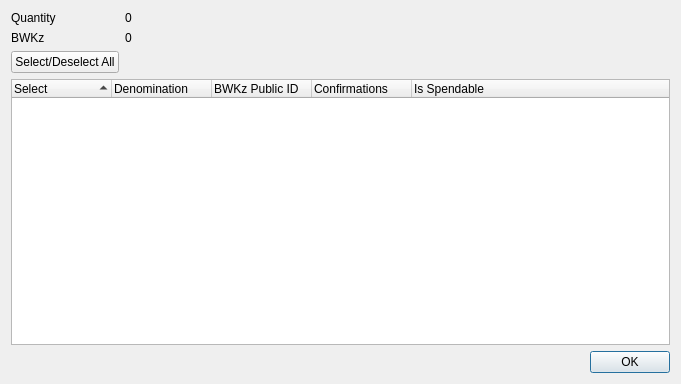
<?xml version="1.0" encoding="UTF-8"?>
<ui version="4.0">
 <class>BWKZControlDialog</class>
 <widget class="QDialog" name="BWKZControlDialog">
  <property name="geometry">
   <rect>
    <x>0</x>
    <y>0</y>
    <width>681</width>
    <height>384</height>
   </rect>
  </property>
  <property name="minimumSize">
   <size>
    <width>681</width>
    <height>384</height>
   </size>
  </property>
  <property name="windowTitle">
   <string>Select BWKz to Spend</string>
  </property>
  <layout class="QGridLayout" name="gridLayout">
   <item row="0" column="0">
    <layout class="QFormLayout" name="formLayout">
     <property name="sizeConstraint">
      <enum>QLayout::SetDefaultConstraint</enum>
     </property>
     <item row="0" column="0">
      <widget class="QLabel" name="labelQuantity">
       <property name="text">
        <string>Quantity</string>
       </property>
      </widget>
     </item>
     <item row="0" column="1">
      <widget class="QLabel" name="labelQuantity_int">
       <property name="text">
        <string>0</string>
       </property>
      </widget>
     </item>
     <item row="1" column="0">
      <widget class="QLabel" name="labelBWKZ">
       <property name="text">
        <string>BWKz</string>
       </property>
      </widget>
     </item>
     <item row="1" column="1">
      <widget class="QLabel" name="labelBWKZ_int">
       <property name="text">
        <string>0</string>
       </property>
      </widget>
     </item>
     <item row="2" column="0">
      <widget class="QPushButton" name="pushButtonAll">
       <property name="text">
        <string>Select/Deselect All</string>
       </property>
      </widget>
     </item>
    </layout>
   </item>
   <item row="1" column="0">
    <layout class="QVBoxLayout" name="verticalLayout">
     <item>
      <widget class="QTreeWidget" name="treeWidget">
       <property name="minimumSize">
        <size>
         <width>0</width>
         <height>250</height>
        </size>
       </property>
       <property name="alternatingRowColors">
        <bool>true</bool>
       </property>
       <property name="sortingEnabled">
        <bool>true</bool>
       </property>
       <property name="columnCount">
        <number>5</number>
       </property>
       <attribute name="headerDefaultSectionSize">
        <number>100</number>
       </attribute>
       <column>
        <property name="text">
         <string notr="true">Select</string>
        </property>
       </column>
       <column>
        <property name="text">
         <string notr="true">Denomination</string>
        </property>
       </column>
       <column>
        <property name="text">
         <string notr="true">BWKz Public ID</string>
        </property>
       </column>
       <column>
        <property name="text">
         <string notr="true">Confirmations</string>
        </property>
       </column>
       <column>
        <property name="text">
         <string>Is Spendable</string>
        </property>
       </column>
      </widget>
     </item>
     <item>
      <widget class="QDialogButtonBox" name="buttonBox">
       <property name="orientation">
        <enum>Qt::Horizontal</enum>
       </property>
       <property name="standardButtons">
        <set>QDialogButtonBox::Ok</set>
       </property>
      </widget>
     </item>
    </layout>
   </item>
  </layout>
 </widget>
 <resources/>
 <connections>
  <connection>
   <sender>buttonBox</sender>
   <signal>accepted()</signal>
   <receiver>BWKZControlDialog</receiver>
   <slot>accept()</slot>
   <hints>
    <hint type="sourcelabel">
     <x>248</x>
     <y>254</y>
    </hint>
    <hint type="destinationlabel">
     <x>157</x>
     <y>274</y>
    </hint>
   </hints>
  </connection>
  <connection>
   <sender>buttonBox</sender>
   <signal>rejected()</signal>
   <receiver>BWKZControlDialog</receiver>
   <slot>reject()</slot>
   <hints>
    <hint type="sourcelabel">
     <x>316</x>
     <y>260</y>
    </hint>
    <hint type="destinationlabel">
     <x>286</x>
     <y>274</y>
    </hint>
   </hints>
  </connection>
 </connections>
</ui>
